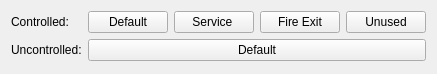
              <widget class="QWidget" name="page_2">
               <property name="geometry">
                <rect>
                 <x>0</x>
                 <y>0</y>
                 <width>408</width>
                 <height>74</height>
                </rect>
               </property>
               <attribute name="label">
                <string>Upper Floor</string>
               </attribute>
               <layout class="QFormLayout" name="formLayout_2">
                <item row="0" column="0">
                 <widget class="QLabel" name="label_17">
                  <property name="text">
                   <string>Controlled:</string>
                  </property>
                 </widget>
                </item>
                <item row="0" column="1">
                 <layout class="QHBoxLayout" name="horizontalLayout_6">
                  <item>
                   <widget class="QPushButton" name="pushButton_E7">
                    <property name="text">
                     <string>Default</string>
                    </property>
                   </widget>
                  </item>
                  <item>
                   <widget class="QPushButton" name="pushButton_E8">
                    <property name="text">
                     <string>Service </string>
                    </property>
                   </widget>
                  </item>
                  <item>
                   <widget class="QPushButton" name="pushButton_E9">
                    <property name="text">
                     <string>Fire Exit</string>
                    </property>
                   </widget>
                  </item>
                  <item>
                   <widget class="QPushButton" name="pushButton_E10">
                    <property name="sizePolicy">
                     <sizepolicy hsizetype="Minimum" vsizetype="Fixed">
                      <horstretch>0</horstretch>
                      <verstretch>0</verstretch>
                     </sizepolicy>
                    </property>
                    <property name="text">
                     <string>Unused</string>
                    </property>
                   </widget>
                  </item>
                 </layout>
                </item>
                <item row="1" column="0">
                 <widget class="QLabel" name="label_19">
                  <property name="text">
                   <string>Uncontrolled:</string>
                  </property>
                 </widget>
                </item>
                <item row="1" column="1">
                 <layout class="QHBoxLayout" name="horizontalLayout_7">
                  <item>
                   <widget class="QPushButton" name="pushButton_E11">
                    <property name="text">
                     <string>Default</string>
                    </property>
                   </widget>
                  </item>
                 </layout>
                </item>
               </layout>
              </widget>
